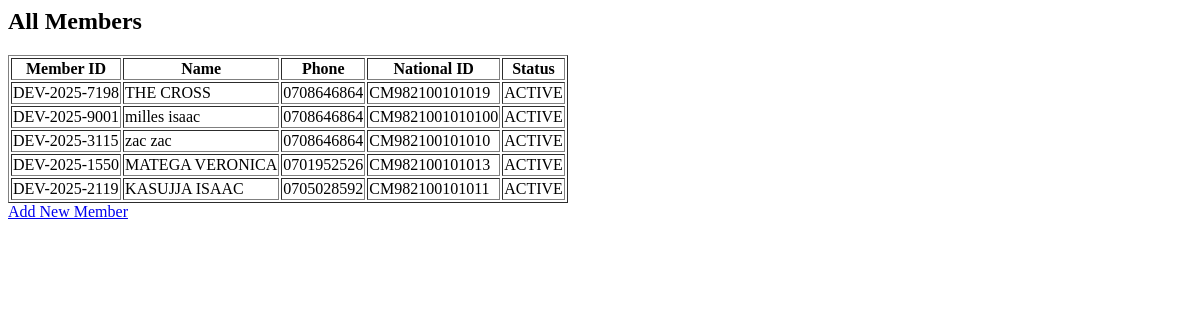
The app's page /members/list/ (signed in), older data.
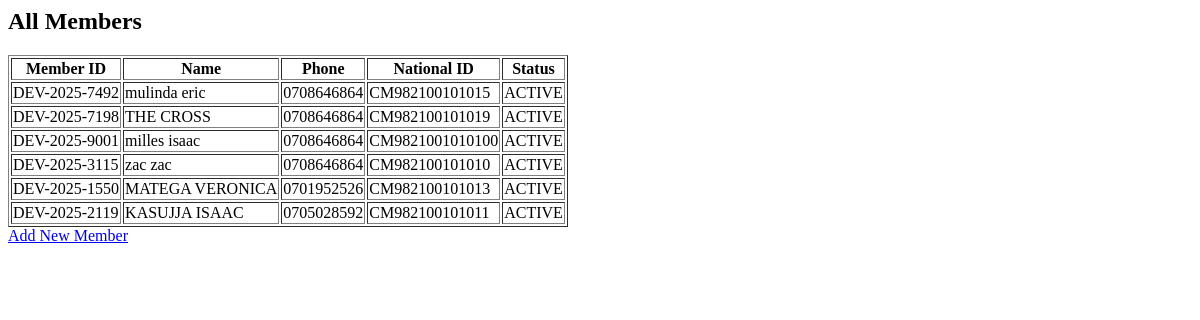
The same page, newer data.
### members/models.py (models this page shows, shortened)
class Member(models.Model):
    user = models.OneToOneField(User, on_delete=models.CASCADE, null=True, blank=True)
    STATUS_CHOICES = [
        ('PENDING', 'Pending Approval'),
        ('ACTIVE', 'Active'),
        ('SUSPENDED', 'Suspended'),
        ('EXITED', 'Exited'),
    ]
    GENDER_CHOICES = [
        ('Male', 'Male'),
        ('Female', 'Female'),
        ('Other', 'Other'),
        ('Prefer not to say', 'Prefer not to say'),
    ]
    MARITAL_STATUS_CHOICES = [
        ('Single', 'Single'),
        ('Married', 'Married'),
        ('Divorced', 'Divorced'),
        ('Widowed', 'Widowed'),
    ]
    COMMUNICATION_CHOICES = [
        ('SMS', 'SMS'),
        ('Call', 'Call'),
        ('Email', 'Email'),
        ('WhatsApp', 'WhatsApp'),
    ]
    INCOME_RANGE_CHOICES = [
        ('Below 300,000', 'Below 300,000'),
        ('300,000–600,000', '300,000–600,000'),
        ('600,000–1,000,000', '600,000–1,000,000'),
        ('Above 1,000,000', 'Above 1,000,000'),
    ]
    profile_pic = models.ImageField(
        upload_to="profile_pics/",
        default="default-avatar.png",
        null=True,
        blank=True
    )
    national_id_copy = models.FileField(
        upload_to='national_ids/',
        blank=True,
        null=True,
        help_text='Upload National ID copy (PDF, PNG, JPG, JPEG).'
    )
    member_id = models.CharField(max_length=20, unique=True, blank=True)
    first_name = models.CharField(max_length=100)
    last_name = models.CharField(max_length=100)
    gender = models.CharField(max_length=20, choices=GENDER_CHOICES)
    date_of_birth = models.DateField()
    marital_status = models.CharField(max_length=20, choices=MARITAL_STATUS_CHOICES, blank=True)
    nationality = models.CharField(max_length=50, blank=True)
    district_of_birth = models.CharField(max_length=50, blank=True)
    tribe = models.CharField(max_length=50, blank=True)
    phone = models.CharField(max_length=20)
    email = models.EmailField(blank=True, null=True)
    address = models.TextField()
    preferred_contact = models.CharField(max_length=20, choices=COMMUNICATION_CHOICES, blank=True)
    national_id = models.CharField(max_length=20, unique=True)
    occupation = models.CharField(max_length=100, blank=True, null=True)
    employment_status = models.CharField(max_length=50, blank=True)
    employer_name = models.CharField(max_length=100, blank=True)
    employer_department = models.CharField(max_length=50, blank=True)
    employer_address = models.TextField(blank=True)
    work_phone = models.CharField(max_length=20, blank=True)
    income_range = models.CharField(max_length=50, choices=INCOME_RANGE_CHOICES, blank=True)
    source_of_income = models.CharField(max_length=50, blank=True)
    tin_number = models.CharField(max_length=50, blank=True, null=True)
    nok_name = models.CharField(max_length=100)
    nok_relationship = models.CharField(max_length=50)
    nok_phone = models.CharField(max_length=20)
    nok_email = models.EmailField(blank=True, null=True)
    nok_address = models.TextField(blank=True)
    preferred_saving = models.DecimalField(max_digits=12, decimal_places=2, default=0)
    membership_fee_paid = models.DecimalField(max_digits=12, decimal_places=2, default=20000)
    status = models.CharField(max_length=20, choices=STATUS_CHOICES, default='ACTIVE')
    created_at = models.DateTimeField(auto_now_add=True)
    updated_at = models.DateTimeField(auto_now=True)
    temp_password = models.BooleanField(default=True)  # Track if password is temporary

### members/views.py (the view)
# urls.py: path('list/', views.members_list, name='members_list'),
@staff_member_required
def members_list(request):
    members = Member.objects.all().order_by('-created_at')
    return render(request, 'members/members_list.html', {'members': members})

### members/templates/members/members_list.html
<h2>All Members</h2>
<table border="1">
    <tr>
        <th>Member ID</th>
        <th>Name</th>
        <th>Phone</th>
        <th>National ID</th>
        <th>Status</th>
    </tr>
    {% for member in members %}
    <tr>
        <td>{{ member.member_id }}</td>
        <td>{{ member.first_name }} {{ member.last_name }}</td>
        <td>{{ member.phone }}</td>
        <td>{{ member.national_id }}</td>
        <td>{{ member.status }}</td>
    </tr>
    {% endfor %}
</table>
<a href="{% url 'add_member' %}">Add New Member</a>

Row changes from the older to the newer data that the page shows:
added Member: member_id "DEV-2025-7492", first_name "mulinda", last_name "eric", phone "0708646864", national_id "CM982100101015", status "ACTIVE"
